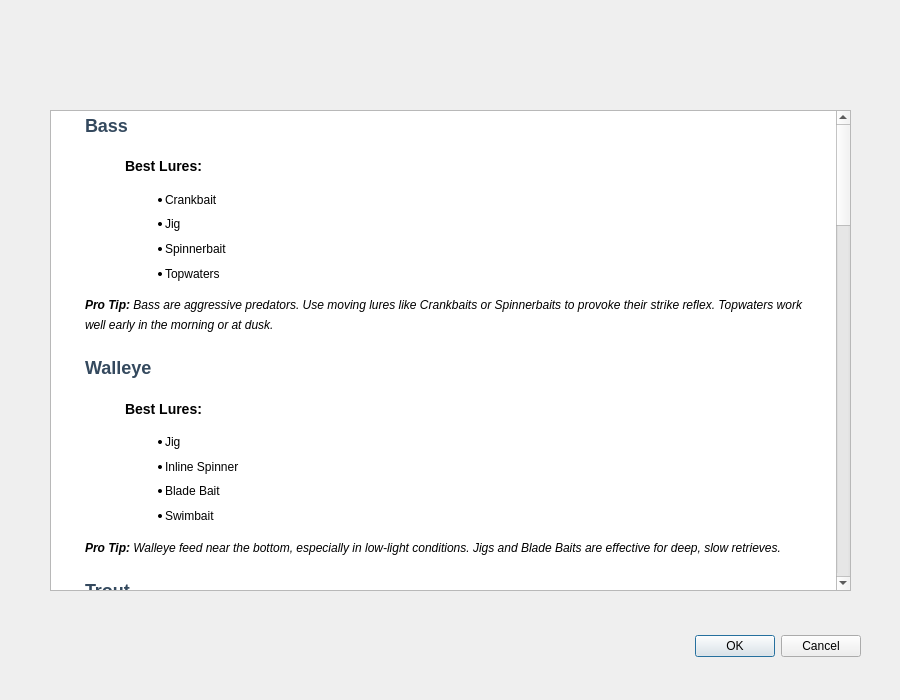
<?xml version="1.0" encoding="UTF-8"?>
<ui version="4.0">
 <class>HelpDialog</class>
 <widget class="QDialog" name="HelpDialog">
  <property name="geometry">
   <rect>
    <x>0</x>
    <y>0</y>
    <width>900</width>
    <height>700</height>
   </rect>
  </property>
  <property name="windowTitle">
   <string>Dialog</string>
  </property>
  <widget class="QDialogButtonBox" name="buttonBox">
   <property name="geometry">
    <rect>
     <x>520</x>
     <y>630</y>
     <width>341</width>
     <height>32</height>
    </rect>
   </property>
   <property name="orientation">
    <enum>Qt::Orientation::Horizontal</enum>
   </property>
   <property name="standardButtons">
    <set>QDialogButtonBox::StandardButton::Cancel|QDialogButtonBox::StandardButton::Ok</set>
   </property>
  </widget>
  <widget class="QTextEdit" name="textEdit">
   <property name="geometry">
    <rect>
     <x>50</x>
     <y>110</y>
     <width>801</width>
     <height>481</height>
    </rect>
   </property>
   <property name="html">
    <string>&lt;!DOCTYPE HTML PUBLIC &quot;-//W3C//DTD HTML 4.0//EN&quot; &quot;http://www.w3.org/TR/REC-html40/strict.dtd&quot;&gt;
&lt;html&gt;&lt;head&gt;&lt;meta name=&quot;qrichtext&quot; content=&quot;1&quot; /&gt;&lt;meta charset=&quot;utf-8&quot; /&gt;&lt;style type=&quot;text/css&quot;&gt;
p, li { white-space: pre-wrap; }
hr { height: 1px; border-width: 0; }
li.unchecked::marker { content: &quot;\2610&quot;; }
li.checked::marker { content: &quot;\2612&quot;; }
&lt;/style&gt;&lt;/head&gt;&lt;body style=&quot; font-family:'Segoe UI'; font-size:9pt; font-weight:400; font-style:normal;&quot;&gt;
&lt;h2 style=&quot; margin-top:20px; margin-bottom:12px; margin-left:30px; margin-right:20px; -qt-block-indent:0; text-indent:0px; line-height:140%;&quot;&gt;&lt;span style=&quot; font-family:'Arial','sans-serif'; font-size:x-large; font-weight:700; color:#34495e;&quot;&gt;Bass&lt;/span&gt;&lt;span style=&quot; font-family:'Arial','sans-serif'; font-size:x-large; font-weight:700;&quot;&gt; &lt;/span&gt;&lt;/h2&gt;
&lt;h3 style=&quot; margin-top:14px; margin-bottom:12px; margin-left:70px; margin-right:20px; -qt-block-indent:0; text-indent:0px; line-height:140%;&quot;&gt;&lt;span style=&quot; font-family:'Arial','sans-serif'; font-size:large; font-weight:700;&quot;&gt;Best Lures: &lt;/span&gt;&lt;/h3&gt;
&lt;ul style=&quot;margin-top: 0px; margin-bottom: 0px; margin-left: 0px; margin-right: 0px; -qt-list-indent: 1;&quot;&gt;
&lt;li style=&quot; font-family:'Arial','sans-serif';&quot; style=&quot; margin-top:12px; margin-bottom:5px; margin-left:70px; margin-right:20px; -qt-block-indent:0; text-indent:0px; line-height:140%;&quot;&gt;Crankbait &lt;/li&gt;
&lt;li style=&quot; font-family:'Arial','sans-serif';&quot; style=&quot; margin-top:5px; margin-bottom:5px; margin-left:70px; margin-right:20px; -qt-block-indent:0; text-indent:0px; line-height:140%;&quot;&gt;Jig &lt;/li&gt;
&lt;li style=&quot; font-family:'Arial','sans-serif';&quot; style=&quot; margin-top:5px; margin-bottom:5px; margin-left:70px; margin-right:20px; -qt-block-indent:0; text-indent:0px; line-height:140%;&quot;&gt;Spinnerbait &lt;/li&gt;
&lt;li style=&quot; font-family:'Arial','sans-serif';&quot; style=&quot; margin-top:5px; margin-bottom:12px; margin-left:70px; margin-right:20px; -qt-block-indent:0; text-indent:0px; line-height:140%;&quot;&gt;Topwaters &lt;/li&gt;&lt;/ul&gt;
&lt;p style=&quot; margin-top:5px; margin-bottom:12px; margin-left:30px; margin-right:20px; -qt-block-indent:0; text-indent:0px; line-height:140%;&quot;&gt;&lt;span style=&quot; font-family:'Arial','sans-serif'; font-weight:700; font-style:italic;&quot;&gt;Pro Tip:&lt;/span&gt;&lt;span style=&quot; font-family:'Arial','sans-serif'; font-style:italic;&quot;&gt; Bass are aggressive predators. Use moving lures like Crankbaits or Spinnerbaits to provoke their strike reflex. Topwaters work well early in the morning or at dusk.&lt;/span&gt;&lt;span style=&quot; font-family:'Arial','sans-serif';&quot;&gt; &lt;/span&gt;&lt;/p&gt;
&lt;h2 style=&quot; margin-top:20px; margin-bottom:12px; margin-left:30px; margin-right:20px; -qt-block-indent:0; text-indent:0px; line-height:140%;&quot;&gt;&lt;span style=&quot; font-family:'Arial','sans-serif'; font-size:x-large; font-weight:700; color:#34495e;&quot;&gt;Walleye&lt;/span&gt;&lt;span style=&quot; font-family:'Arial','sans-serif'; font-size:x-large; font-weight:700;&quot;&gt; &lt;/span&gt;&lt;/h2&gt;
&lt;h3 style=&quot; margin-top:14px; margin-bottom:12px; margin-left:70px; margin-right:20px; -qt-block-indent:0; text-indent:0px; line-height:140%;&quot;&gt;&lt;span style=&quot; font-family:'Arial','sans-serif'; font-size:large; font-weight:700;&quot;&gt;Best Lures: &lt;/span&gt;&lt;/h3&gt;
&lt;ul style=&quot;margin-top: 0px; margin-bottom: 0px; margin-left: 0px; margin-right: 0px; -qt-list-indent: 1;&quot;&gt;
&lt;li style=&quot; font-family:'Arial','sans-serif';&quot; style=&quot; margin-top:12px; margin-bottom:5px; margin-left:70px; margin-right:20px; -qt-block-indent:0; text-indent:0px; line-height:140%;&quot;&gt;Jig &lt;/li&gt;
&lt;li style=&quot; font-family:'Arial','sans-serif';&quot; style=&quot; margin-top:5px; margin-bottom:5px; margin-left:70px; margin-right:20px; -qt-block-indent:0; text-indent:0px; line-height:140%;&quot;&gt;Inline Spinner &lt;/li&gt;
&lt;li style=&quot; font-family:'Arial','sans-serif';&quot; style=&quot; margin-top:5px; margin-bottom:5px; margin-left:70px; margin-right:20px; -qt-block-indent:0; text-indent:0px; line-height:140%;&quot;&gt;Blade Bait &lt;/li&gt;
&lt;li style=&quot; font-family:'Arial','sans-serif';&quot; style=&quot; margin-top:5px; margin-bottom:12px; margin-left:70px; margin-right:20px; -qt-block-indent:0; text-indent:0px; line-height:140%;&quot;&gt;Swimbait &lt;/li&gt;&lt;/ul&gt;
&lt;p style=&quot; margin-top:5px; margin-bottom:12px; margin-left:30px; margin-right:20px; -qt-block-indent:0; text-indent:0px; line-height:140%;&quot;&gt;&lt;span style=&quot; font-family:'Arial','sans-serif'; font-weight:700; font-style:italic;&quot;&gt;Pro Tip:&lt;/span&gt;&lt;span style=&quot; font-family:'Arial','sans-serif'; font-style:italic;&quot;&gt; Walleye feed near the bottom, especially in low-light conditions. Jigs and Blade Baits are effective for deep, slow retrieves.&lt;/span&gt;&lt;span style=&quot; font-family:'Arial','sans-serif';&quot;&gt; &lt;/span&gt;&lt;/p&gt;
&lt;h2 style=&quot; margin-top:20px; margin-bottom:12px; margin-left:30px; margin-right:20px; -qt-block-indent:0; text-indent:0px; line-height:140%;&quot;&gt;&lt;span style=&quot; font-family:'Arial','sans-serif'; font-size:x-large; font-weight:700; color:#34495e;&quot;&gt;Trout&lt;/span&gt;&lt;span style=&quot; font-family:'Arial','sans-serif'; font-size:x-large; font-weight:700;&quot;&gt; &lt;/span&gt;&lt;/h2&gt;
&lt;h3 style=&quot; margin-top:14px; margin-bottom:12px; margin-left:70px; margin-right:20px; -qt-block-indent:0; text-indent:0px; line-height:140%;&quot;&gt;&lt;span style=&quot; font-family:'Arial','sans-serif'; font-size:large; font-weight:700;&quot;&gt;Best Lures: &lt;/span&gt;&lt;/h3&gt;
&lt;ul style=&quot;margin-top: 0px; margin-bottom: 0px; margin-left: 0px; margin-right: 0px; -qt-list-indent: 1;&quot;&gt;
&lt;li style=&quot; font-family:'Arial','sans-serif';&quot; style=&quot; margin-top:12px; margin-bottom:5px; margin-left:70px; margin-right:20px; -qt-block-indent:0; text-indent:0px; line-height:140%;&quot;&gt;Fly &lt;/li&gt;
&lt;li style=&quot; font-family:'Arial','sans-serif';&quot; style=&quot; margin-top:5px; margin-bottom:5px; margin-left:70px; margin-right:20px; -qt-block-indent:0; text-indent:0px; line-height:140%;&quot;&gt;Inline Spinner &lt;/li&gt;
&lt;li style=&quot; font-family:'Arial','sans-serif';&quot; style=&quot; margin-top:5px; margin-bottom:12px; margin-left:70px; margin-right:20px; -qt-block-indent:0; text-indent:0px; line-height:140%;&quot;&gt;Soft Plastic Bait &lt;/li&gt;&lt;/ul&gt;
&lt;p style=&quot; margin-top:5px; margin-bottom:12px; margin-left:30px; margin-right:20px; -qt-block-indent:0; text-indent:0px; line-height:140%;&quot;&gt;&lt;span style=&quot; font-family:'Arial','sans-serif'; font-weight:700; font-style:italic;&quot;&gt;Pro Tip:&lt;/span&gt;&lt;span style=&quot; font-family:'Arial','sans-serif'; font-style:italic;&quot;&gt; Trout prefer lures that mimic insects or small prey. Flies work well in streams, while Inline Spinners are effective in deeper pools.&lt;/span&gt;&lt;span style=&quot; font-family:'Arial','sans-serif';&quot;&gt; &lt;/span&gt;&lt;/p&gt;
&lt;h2 style=&quot; margin-top:20px; margin-bottom:12px; margin-left:30px; margin-right:20px; -qt-block-indent:0; text-indent:0px; line-height:140%;&quot;&gt;&lt;span style=&quot; font-family:'Arial','sans-serif'; font-size:x-large; font-weight:700; color:#34495e;&quot;&gt;Northern Pike&lt;/span&gt;&lt;span style=&quot; font-family:'Arial','sans-serif'; font-size:x-large; font-weight:700;&quot;&gt; &lt;/span&gt;&lt;/h2&gt;
&lt;h3 style=&quot; margin-top:14px; margin-bottom:12px; margin-left:70px; margin-right:20px; -qt-block-indent:0; text-indent:0px; line-height:140%;&quot;&gt;&lt;span style=&quot; font-family:'Arial','sans-serif'; font-size:large; font-weight:700;&quot;&gt;Best Lures: &lt;/span&gt;&lt;/h3&gt;
&lt;ul style=&quot;margin-top: 0px; margin-bottom: 0px; margin-left: 0px; margin-right: 0px; -qt-list-indent: 1;&quot;&gt;
&lt;li style=&quot; font-family:'Arial','sans-serif';&quot; style=&quot; margin-top:12px; margin-bottom:5px; margin-left:70px; margin-right:20px; -qt-block-indent:0; text-indent:0px; line-height:140%;&quot;&gt;Spoon &lt;/li&gt;
&lt;li style=&quot; font-family:'Arial','sans-serif';&quot; style=&quot; margin-top:5px; margin-bottom:5px; margin-left:70px; margin-right:20px; -qt-block-indent:0; text-indent:0px; line-height:140%;&quot;&gt;Spinnerbait &lt;/li&gt;
&lt;li style=&quot; font-family:'Arial','sans-serif';&quot; style=&quot; margin-top:5px; margin-bottom:12px; margin-left:70px; margin-right:20px; -qt-block-indent:0; text-indent:0px; line-height:140%;&quot;&gt;Swimbait &lt;/li&gt;&lt;/ul&gt;
&lt;p style=&quot; margin-top:5px; margin-bottom:12px; margin-left:30px; margin-right:20px; -qt-block-indent:0; text-indent:0px; line-height:140%;&quot;&gt;&lt;span style=&quot; font-family:'Arial','sans-serif'; font-weight:700; font-style:italic;&quot;&gt;Pro Tip:&lt;/span&gt;&lt;span style=&quot; font-family:'Arial','sans-serif'; font-style:italic;&quot;&gt; Northern Pike are ambush predators. Use flashy lures like Spoons to attract their attention in weedy or open water.&lt;/span&gt;&lt;span style=&quot; font-family:'Arial','sans-serif';&quot;&gt; &lt;/span&gt;&lt;/p&gt;
&lt;h2 style=&quot; margin-top:20px; margin-bottom:12px; margin-left:30px; margin-right:20px; -qt-block-indent:0; text-indent:0px; line-height:140%;&quot;&gt;&lt;span style=&quot; font-family:'Arial','sans-serif'; font-size:x-large; font-weight:700; color:#34495e;&quot;&gt;Muskie&lt;/span&gt;&lt;span style=&quot; font-family:'Arial','sans-serif'; font-size:x-large; font-weight:700;&quot;&gt; &lt;/span&gt;&lt;/h2&gt;
&lt;h3 style=&quot; margin-top:14px; margin-bottom:12px; margin-left:70px; margin-right:20px; -qt-block-indent:0; text-indent:0px; line-height:140%;&quot;&gt;&lt;span style=&quot; font-family:'Arial','sans-serif'; font-size:large; font-weight:700;&quot;&gt;Best Lures: &lt;/span&gt;&lt;/h3&gt;
&lt;ul style=&quot;margin-top: 0px; margin-bottom: 0px; margin-left: 0px; margin-right: 0px; -qt-list-indent: 1;&quot;&gt;
&lt;li style=&quot; font-family:'Arial','sans-serif';&quot; style=&quot; margin-top:12px; margin-bottom:5px; margin-left:70px; margin-right:20px; -qt-block-indent:0; text-indent:0px; line-height:140%;&quot;&gt;Crankbait &lt;/li&gt;
&lt;li style=&quot; font-family:'Arial','sans-serif';&quot; style=&quot; margin-top:5px; margin-bottom:5px; margin-left:70px; margin-right:20px; -qt-block-indent:0; text-indent:0px; line-height:140%;&quot;&gt;Topwaters &lt;/li&gt;
&lt;li style=&quot; font-family:'Arial','sans-serif';&quot; style=&quot; margin-top:5px; margin-bottom:12px; margin-left:70px; margin-right:20px; -qt-block-indent:0; text-indent:0px; line-height:140%;&quot;&gt;Inline Spinner &lt;/li&gt;&lt;/ul&gt;
&lt;p style=&quot; margin-top:5px; margin-bottom:12px; margin-left:30px; margin-right:20px; -qt-block-indent:0; text-indent:0px; line-height:140%;&quot;&gt;&lt;span style=&quot; font-family:'Arial','sans-serif'; font-weight:700; font-style:italic;&quot;&gt;Pro Tip:&lt;/span&gt;&lt;span style=&quot; font-family:'Arial','sans-serif'; font-style:italic;&quot;&gt; Muskies are elusive and prefer large, flashy lures. Slow retrieves with erratic action are key to triggering a bite.&lt;/span&gt;&lt;span style=&quot; font-family:'Arial','sans-serif';&quot;&gt; &lt;/span&gt;&lt;/p&gt;
&lt;h2 style=&quot; margin-top:20px; margin-bottom:12px; margin-left:30px; margin-right:20px; -qt-block-indent:0; text-indent:0px; line-height:140%;&quot;&gt;&lt;span style=&quot; font-family:'Arial','sans-serif'; font-size:x-large; font-weight:700; color:#34495e;&quot;&gt;Crappie&lt;/span&gt;&lt;span style=&quot; font-family:'Arial','sans-serif'; font-size:x-large; font-weight:700;&quot;&gt; &lt;/span&gt;&lt;/h2&gt;
&lt;h3 style=&quot; margin-top:14px; margin-bottom:12px; margin-left:70px; margin-right:20px; -qt-block-indent:0; text-indent:0px; line-height:140%;&quot;&gt;&lt;span style=&quot; font-family:'Arial','sans-serif'; font-size:large; font-weight:700;&quot;&gt;Best Lures: &lt;/span&gt;&lt;/h3&gt;
&lt;ul style=&quot;margin-top: 0px; margin-bottom: 0px; margin-left: 0px; margin-right: 0px; -qt-list-indent: 1;&quot;&gt;
&lt;li style=&quot; font-family:'Arial','sans-serif';&quot; style=&quot; margin-top:12px; margin-bottom:5px; margin-left:70px; margin-right:20px; -qt-block-indent:0; text-indent:0px; line-height:140%;&quot;&gt;Jig &lt;/li&gt;
&lt;li style=&quot; font-family:'Arial','sans-serif';&quot; style=&quot; margin-top:5px; margin-bottom:5px; margin-left:70px; margin-right:20px; -qt-block-indent:0; text-indent:0px; line-height:140%;&quot;&gt;Soft Plastic Bait &lt;/li&gt;
&lt;li style=&quot; font-family:'Arial','sans-serif';&quot; style=&quot; margin-top:5px; margin-bottom:12px; margin-left:70px; margin-right:20px; -qt-block-indent:0; text-indent:0px; line-height:140%;&quot;&gt;Inline Spinner &lt;/li&gt;&lt;/ul&gt;
&lt;p style=&quot; margin-top:5px; margin-bottom:12px; margin-left:30px; margin-right:20px; -qt-block-indent:0; text-indent:0px; line-height:140%;&quot;&gt;&lt;span style=&quot; font-family:'Arial','sans-serif'; font-weight:700; font-style:italic;&quot;&gt;Pro Tip:&lt;/span&gt;&lt;span style=&quot; font-family:'Arial','sans-serif'; font-style:italic;&quot;&gt; Crappie often school near structures. Use Jigs or Soft Plastics for vertical jigging or slow retrieves.&lt;/span&gt;&lt;span style=&quot; font-family:'Arial','sans-serif';&quot;&gt; &lt;/span&gt;&lt;/p&gt;
&lt;h2 style=&quot; margin-top:20px; margin-bottom:12px; margin-left:30px; margin-right:20px; -qt-block-indent:0; text-indent:0px; line-height:140%;&quot;&gt;&lt;span style=&quot; font-family:'Arial','sans-serif'; font-size:x-large; font-weight:700; color:#34495e;&quot;&gt;Yellow Perch&lt;/span&gt;&lt;span style=&quot; font-family:'Arial','sans-serif'; font-size:x-large; font-weight:700;&quot;&gt; &lt;/span&gt;&lt;/h2&gt;
&lt;h3 style=&quot; margin-top:14px; margin-bottom:12px; margin-left:70px; margin-right:20px; -qt-block-indent:0; text-indent:0px; line-height:140%;&quot;&gt;&lt;span style=&quot; font-family:'Arial','sans-serif'; font-size:large; font-weight:700;&quot;&gt;Best Lures: &lt;/span&gt;&lt;/h3&gt;
&lt;ul style=&quot;margin-top: 0px; margin-bottom: 0px; margin-left: 0px; margin-right: 0px; -qt-list-indent: 1;&quot;&gt;
&lt;li style=&quot; font-family:'Arial','sans-serif';&quot; style=&quot; margin-top:12px; margin-bottom:5px; margin-left:70px; margin-right:20px; -qt-block-indent:0; text-indent:0px; line-height:140%;&quot;&gt;Jig &lt;/li&gt;
&lt;li style=&quot; font-family:'Arial','sans-serif';&quot; style=&quot; margin-top:5px; margin-bottom:5px; margin-left:70px; margin-right:20px; -qt-block-indent:0; text-indent:0px; line-height:140%;&quot;&gt;Blade Bait &lt;/li&gt;
&lt;li style=&quot; font-family:'Arial','sans-serif';&quot; style=&quot; margin-top:5px; margin-bottom:12px; margin-left:70px; margin-right:20px; -qt-block-indent:0; text-indent:0px; line-height:140%;&quot;&gt;Soft Plastic Bait &lt;/li&gt;&lt;/ul&gt;
&lt;p style=&quot; margin-top:5px; margin-bottom:12px; margin-left:30px; margin-right:20px; -qt-block-indent:0; text-indent:0px; line-height:140%;&quot;&gt;&lt;span style=&quot; font-family:'Arial','sans-serif'; font-weight:700; font-style:italic;&quot;&gt;Pro Tip:&lt;/span&gt;&lt;span style=&quot; font-family:'Arial','sans-serif'; font-style:italic;&quot;&gt; Yellow Perch are bottom-dwelling fish. Use Jigs tipped with worms or Soft Plastics for the best results.&lt;/span&gt;&lt;span style=&quot; font-family:'Arial','sans-serif';&quot;&gt; &lt;/span&gt;&lt;/p&gt;
&lt;h2 style=&quot; margin-top:20px; margin-bottom:12px; margin-left:30px; margin-right:20px; -qt-block-indent:0; text-indent:0px; line-height:140%;&quot;&gt;&lt;span style=&quot; font-family:'Arial','sans-serif'; font-size:x-large; font-weight:700; color:#34495e;&quot;&gt;Panfish (Bluegill and Sunfish)&lt;/span&gt;&lt;span style=&quot; font-family:'Arial','sans-serif'; font-size:x-large; font-weight:700;&quot;&gt; &lt;/span&gt;&lt;/h2&gt;
&lt;h3 style=&quot; margin-top:14px; margin-bottom:12px; margin-left:70px; margin-right:20px; -qt-block-indent:0; text-indent:0px; line-height:140%;&quot;&gt;&lt;span style=&quot; font-family:'Arial','sans-serif'; font-size:large; font-weight:700;&quot;&gt;Best Lures: &lt;/span&gt;&lt;/h3&gt;
&lt;ul style=&quot;margin-top: 0px; margin-bottom: 0px; margin-left: 0px; margin-right: 0px; -qt-list-indent: 1;&quot;&gt;
&lt;li style=&quot; font-family:'Arial','sans-serif';&quot; style=&quot; margin-top:12px; margin-bottom:5px; margin-left:70px; margin-right:20px; -qt-block-indent:0; text-indent:0px; line-height:140%;&quot;&gt;Jig &lt;/li&gt;
&lt;li style=&quot; font-family:'Arial','sans-serif';&quot; style=&quot; margin-top:5px; margin-bottom:12px; margin-left:70px; margin-right:20px; -qt-block-indent:0; text-indent:0px; line-height:140%;&quot;&gt;Soft Plastic Bait &lt;/li&gt;&lt;/ul&gt;
&lt;p style=&quot; margin-top:5px; margin-bottom:12px; margin-left:30px; margin-right:20px; -qt-block-indent:0; text-indent:0px; line-height:140%;&quot;&gt;&lt;span style=&quot; font-family:'Arial','sans-serif'; font-weight:700; font-style:italic;&quot;&gt;Pro Tip:&lt;/span&gt;&lt;span style=&quot; font-family:'Arial','sans-serif'; font-style:italic;&quot;&gt; Panfish are small and often close to the surface. Tiny Jigs or Soft Plastics are effective for catching these fish.&lt;/span&gt;&lt;span style=&quot; font-family:'Arial','sans-serif';&quot;&gt; &lt;/span&gt;&lt;/p&gt;
&lt;h2 style=&quot; margin-top:20px; margin-bottom:12px; margin-left:30px; margin-right:20px; -qt-block-indent:0; text-indent:0px; line-height:140%;&quot;&gt;&lt;span style=&quot; font-family:'Arial','sans-serif'; font-size:x-large; font-weight:700; color:#34495e;&quot;&gt;White Bass&lt;/span&gt;&lt;span style=&quot; font-family:'Arial','sans-serif'; font-size:x-large; font-weight:700;&quot;&gt; &lt;/span&gt;&lt;/h2&gt;
&lt;h3 style=&quot; margin-top:14px; margin-bottom:12px; margin-left:70px; margin-right:20px; -qt-block-indent:0; text-indent:0px; line-height:140%;&quot;&gt;&lt;span style=&quot; font-family:'Arial','sans-serif'; font-size:large; font-weight:700;&quot;&gt;Best Lures: &lt;/span&gt;&lt;/h3&gt;
&lt;ul style=&quot;margin-top: 0px; margin-bottom: 0px; margin-left: 0px; margin-right: 0px; -qt-list-indent: 1;&quot;&gt;
&lt;li style=&quot; font-family:'Arial','sans-serif';&quot; style=&quot; margin-top:12px; margin-bottom:5px; margin-left:70px; margin-right:20px; -qt-block-indent:0; text-indent:0px; line-height:140%;&quot;&gt;Jig &lt;/li&gt;
&lt;li style=&quot; font-family:'Arial','sans-serif';&quot; style=&quot; margin-top:5px; margin-bottom:12px; margin-left:70px; margin-right:20px; -qt-block-indent:0; text-indent:0px; line-height:140%;&quot;&gt;Soft Plastic Bait &lt;/li&gt;&lt;/ul&gt;
&lt;p style=&quot; margin-top:5px; margin-bottom:12px; margin-left:30px; margin-right:20px; -qt-block-indent:0; text-indent:0px; line-height:140%;&quot;&gt;&lt;span style=&quot; font-family:'Arial','sans-serif'; font-weight:700; font-style:italic;&quot;&gt;Pro Tip:&lt;/span&gt;&lt;span style=&quot; font-family:'Arial','sans-serif'; font-style:italic;&quot;&gt; White Bass are aggressive and feed in schools. Fast-moving Jigs and Plastics are great for mimicking baitfish.&lt;/span&gt;&lt;span style=&quot; font-family:'Arial','sans-serif';&quot;&gt; &lt;/span&gt;&lt;/p&gt;
&lt;h2 style=&quot; margin-top:20px; margin-bottom:12px; margin-left:30px; margin-right:20px; -qt-block-indent:0; text-indent:0px; line-height:140%;&quot;&gt;&lt;span style=&quot; font-family:'Arial','sans-serif'; font-size:x-large; font-weight:700; color:#34495e;&quot;&gt;Stripers (Striped Bass)&lt;/span&gt;&lt;span style=&quot; font-family:'Arial','sans-serif'; font-size:x-large; font-weight:700;&quot;&gt; &lt;/span&gt;&lt;/h2&gt;
&lt;h3 style=&quot; margin-top:14px; margin-bottom:12px; margin-left:70px; margin-right:20px; -qt-block-indent:0; text-indent:0px; line-height:140%;&quot;&gt;&lt;span style=&quot; font-family:'Arial','sans-serif'; font-size:large; font-weight:700;&quot;&gt;Best Lures: &lt;/span&gt;&lt;/h3&gt;
&lt;ul style=&quot;margin-top: 0px; margin-bottom: 0px; margin-left: 0px; margin-right: 0px; -qt-list-indent: 1;&quot;&gt;
&lt;li style=&quot; font-family:'Arial','sans-serif';&quot; style=&quot; margin-top:12px; margin-bottom:5px; margin-left:70px; margin-right:20px; -qt-block-indent:0; text-indent:0px; line-height:140%;&quot;&gt;Crankbait &lt;/li&gt;
&lt;li style=&quot; font-family:'Arial','sans-serif';&quot; style=&quot; margin-top:5px; margin-bottom:5px; margin-left:70px; margin-right:20px; -qt-block-indent:0; text-indent:0px; line-height:140%;&quot;&gt;Swimbait &lt;/li&gt;
&lt;li style=&quot; font-family:'Arial','sans-serif';&quot; style=&quot; margin-top:5px; margin-bottom:12px; margin-left:70px; margin-right:20px; -qt-block-indent:0; text-indent:0px; line-height:140%;&quot;&gt;Spoon &lt;/li&gt;&lt;/ul&gt;
&lt;p style=&quot; margin-top:5px; margin-bottom:12px; margin-left:30px; margin-right:20px; -qt-block-indent:0; text-indent:0px; line-height:140%;&quot;&gt;&lt;span style=&quot; font-family:'Arial','sans-serif'; font-weight:700; font-style:italic;&quot;&gt;Pro Tip:&lt;/span&gt;&lt;span style=&quot; font-family:'Arial','sans-serif'; font-style:italic;&quot;&gt; Stripers are powerful fish. Use large, fast-moving lures like Swimbaits or Spoons to attract their attention.&lt;/span&gt;&lt;span style=&quot; font-family:'Arial','sans-serif';&quot;&gt; &lt;/span&gt;&lt;/p&gt;
&lt;h2 style=&quot; margin-top:20px; margin-bottom:12px; margin-left:30px; margin-right:20px; -qt-block-indent:0; text-indent:0px; line-height:140%;&quot;&gt;&lt;span style=&quot; font-family:'Arial','sans-serif'; font-size:x-large; font-weight:700; color:#34495e;&quot;&gt;Salmon&lt;/span&gt;&lt;span style=&quot; font-family:'Arial','sans-serif'; font-size:x-large; font-weight:700;&quot;&gt; &lt;/span&gt;&lt;/h2&gt;
&lt;h3 style=&quot; margin-top:14px; margin-bottom:12px; margin-left:70px; margin-right:20px; -qt-block-indent:0; text-indent:0px; line-height:140%;&quot;&gt;&lt;span style=&quot; font-family:'Arial','sans-serif'; font-size:large; font-weight:700;&quot;&gt;Best Lures: &lt;/span&gt;&lt;/h3&gt;
&lt;ul style=&quot;margin-top: 0px; margin-bottom: 0px; margin-left: 0px; margin-right: 0px; -qt-list-indent: 1;&quot;&gt;
&lt;li style=&quot; font-family:'Arial','sans-serif';&quot; style=&quot; margin-top:12px; margin-bottom:5px; margin-left:70px; margin-right:20px; -qt-block-indent:0; text-indent:0px; line-height:140%;&quot;&gt;Spoon &lt;/li&gt;
&lt;li style=&quot; font-family:'Arial','sans-serif';&quot; style=&quot; margin-top:5px; margin-bottom:5px; margin-left:70px; margin-right:20px; -qt-block-indent:0; text-indent:0px; line-height:140%;&quot;&gt;Fly &lt;/li&gt;
&lt;li style=&quot; font-family:'Arial','sans-serif';&quot; style=&quot; margin-top:5px; margin-bottom:12px; margin-left:70px; margin-right:20px; -qt-block-indent:0; text-indent:0px; line-height:140%;&quot;&gt;Crankbait &lt;/li&gt;&lt;/ul&gt;
&lt;p style=&quot; margin-top:5px; margin-bottom:12px; margin-left:30px; margin-right:20px; -qt-block-indent:0; text-indent:0px; line-height:140%;&quot;&gt;&lt;span style=&quot; font-family:'Arial','sans-serif'; font-weight:700; font-style:italic;&quot;&gt;Pro Tip:&lt;/span&gt;&lt;span style=&quot; font-family:'Arial','sans-serif'; font-style:italic;&quot;&gt; Salmon are migratory and respond well to shiny or natural-looking lures, especially during their spawning run.&lt;/span&gt;&lt;span style=&quot; font-family:'Arial','sans-serif';&quot;&gt; &lt;/span&gt;&lt;/p&gt;
&lt;h2 style=&quot; margin-top:20px; margin-bottom:12px; margin-left:30px; margin-right:20px; -qt-block-indent:0; text-indent:0px; line-height:140%;&quot;&gt;&lt;span style=&quot; font-family:'Arial','sans-serif'; font-size:x-large; font-weight:700; color:#34495e;&quot;&gt;Steelhead&lt;/span&gt;&lt;span style=&quot; font-family:'Arial','sans-serif'; font-size:x-large; font-weight:700;&quot;&gt; &lt;/span&gt;&lt;/h2&gt;
&lt;h3 style=&quot; margin-top:14px; margin-bottom:12px; margin-left:70px; margin-right:20px; -qt-block-indent:0; text-indent:0px; line-height:140%;&quot;&gt;&lt;span style=&quot; font-family:'Arial','sans-serif'; font-size:large; font-weight:700;&quot;&gt;Best Lures: &lt;/span&gt;&lt;/h3&gt;
&lt;ul style=&quot;margin-top: 0px; margin-bottom: 0px; margin-left: 0px; margin-right: 0px; -qt-list-indent: 1;&quot;&gt;
&lt;li style=&quot; font-family:'Arial','sans-serif';&quot; style=&quot; margin-top:12px; margin-bottom:5px; margin-left:70px; margin-right:20px; -qt-block-indent:0; text-indent:0px; line-height:140%;&quot;&gt;Fly &lt;/li&gt;
&lt;li style=&quot; font-family:'Arial','sans-serif';&quot; style=&quot; margin-top:5px; margin-bottom:5px; margin-left:70px; margin-right:20px; -qt-block-indent:0; text-indent:0px; line-height:140%;&quot;&gt;Spoon &lt;/li&gt;
&lt;li style=&quot; font-family:'Arial','sans-serif';&quot; style=&quot; margin-top:5px; margin-bottom:12px; margin-left:70px; margin-right:20px; -qt-block-indent:0; text-indent:0px; line-height:140%;&quot;&gt;Crankbait &lt;/li&gt;&lt;/ul&gt;
&lt;p style=&quot; margin-top:5px; margin-bottom:12px; margin-left:30px; margin-right:20px; -qt-block-indent:0; text-indent:0px; line-height:140%;&quot;&gt;&lt;span style=&quot; font-family:'Arial','sans-serif'; font-weight:700; font-style:italic;&quot;&gt;Pro Tip:&lt;/span&gt;&lt;span style=&quot; font-family:'Arial','sans-serif'; font-style:italic;&quot;&gt; Steelhead are highly active fish. Use bright, flashy lures or flies to entice them in rivers or streams.&lt;/span&gt;&lt;span style=&quot; font-family:'Arial','sans-serif';&quot;&gt; &lt;/span&gt;&lt;/p&gt;
&lt;h2 style=&quot; margin-top:20px; margin-bottom:12px; margin-left:30px; margin-right:20px; -qt-block-indent:0; text-indent:0px; line-height:140%;&quot;&gt;&lt;span style=&quot; font-family:'Arial','sans-serif'; font-size:x-large; font-weight:700; color:#34495e;&quot;&gt;Kokanee (Sockeye Salmon)&lt;/span&gt;&lt;span style=&quot; font-family:'Arial','sans-serif'; font-size:x-large; font-weight:700;&quot;&gt; &lt;/span&gt;&lt;/h2&gt;
&lt;h3 style=&quot; margin-top:14px; margin-bottom:12px; margin-left:70px; margin-right:20px; -qt-block-indent:0; text-indent:0px; line-height:140%;&quot;&gt;&lt;span style=&quot; font-family:'Arial','sans-serif'; font-size:large; font-weight:700;&quot;&gt;Best Lures: &lt;/span&gt;&lt;/h3&gt;
&lt;ul style=&quot;margin-top: 0px; margin-bottom: 0px; margin-left: 0px; margin-right: 0px; -qt-list-indent: 1;&quot;&gt;
&lt;li style=&quot; font-family:'Arial','sans-serif';&quot; style=&quot; margin-top:12px; margin-bottom:12px; margin-left:70px; margin-right:20px; -qt-block-indent:0; text-indent:0px; line-height:140%;&quot;&gt;Spoon &lt;/li&gt;&lt;/ul&gt;
&lt;p style=&quot; margin-top:5px; margin-bottom:12px; margin-left:30px; margin-right:20px; -qt-block-indent:0; text-indent:0px; line-height:140%;&quot;&gt;&lt;span style=&quot; font-family:'Arial','sans-serif'; font-weight:700; font-style:italic;&quot;&gt;Pro Tip:&lt;/span&gt;&lt;span style=&quot; font-family:'Arial','sans-serif'; font-style:italic;&quot;&gt; Kokanee are bottom-oriented fish. Use bright Spoons for trolling at deeper depths.&lt;/span&gt;&lt;span style=&quot; font-family:'Arial','sans-serif';&quot;&gt; &lt;/span&gt;&lt;/p&gt;
&lt;h2 style=&quot; margin-top:20px; margin-bottom:12px; margin-left:30px; margin-right:20px; -qt-block-indent:0; text-indent:0px; line-height:140%;&quot;&gt;&lt;span style=&quot; font-family:'Arial','sans-serif'; font-size:x-large; font-weight:700; color:#34495e;&quot;&gt;Makinaw (Lake Trout)&lt;/span&gt;&lt;span style=&quot; font-family:'Arial','sans-serif'; font-size:x-large; font-weight:700;&quot;&gt; &lt;/span&gt;&lt;/h2&gt;
&lt;h3 style=&quot; margin-top:14px; margin-bottom:12px; margin-left:70px; margin-right:20px; -qt-block-indent:0; text-indent:0px; line-height:140%;&quot;&gt;&lt;span style=&quot; font-family:'Arial','sans-serif'; font-size:large; font-weight:700;&quot;&gt;Best Lures: &lt;/span&gt;&lt;/h3&gt;
&lt;ul style=&quot;margin-top: 0px; margin-bottom: 0px; margin-left: 0px; margin-right: 0px; -qt-list-indent: 1;&quot;&gt;
&lt;li style=&quot; font-family:'Arial','sans-serif';&quot; style=&quot; margin-top:12px; margin-bottom:5px; margin-left:70px; margin-right:20px; -qt-block-indent:0; text-indent:0px; line-height:140%;&quot;&gt;Blade Bait &lt;/li&gt;
&lt;li style=&quot; font-family:'Arial','sans-serif';&quot; style=&quot; margin-top:5px; margin-bottom:12px; margin-left:70px; margin-right:20px; -qt-block-indent:0; text-indent:0px; line-height:140%;&quot;&gt;Fly &lt;/li&gt;&lt;/ul&gt;
&lt;p style=&quot; margin-top:5px; margin-bottom:12px; margin-left:30px; margin-right:20px; -qt-block-indent:0; text-indent:0px; line-height:140%;&quot;&gt;&lt;span style=&quot; font-family:'Arial','sans-serif'; font-weight:700; font-style:italic;&quot;&gt;Pro Tip:&lt;/span&gt;&lt;span style=&quot; font-family:'Arial','sans-serif'; font-style:italic;&quot;&gt; Makinaw stay in cold, deep waters. Heavy Blade Baits are effective for reaching their depth.&lt;/span&gt;&lt;span style=&quot; font-family:'Arial','sans-serif';&quot;&gt; &lt;/span&gt;&lt;/p&gt;&lt;/body&gt;&lt;/html&gt;</string>
   </property>
  </widget>
 </widget>
 <resources/>
 <connections>
  <connection>
   <sender>buttonBox</sender>
   <signal>accepted()</signal>
   <receiver>HelpDialog</receiver>
   <slot>accept()</slot>
   <hints>
    <hint type="sourcelabel">
     <x>248</x>
     <y>254</y>
    </hint>
    <hint type="destinationlabel">
     <x>157</x>
     <y>274</y>
    </hint>
   </hints>
  </connection>
  <connection>
   <sender>buttonBox</sender>
   <signal>rejected()</signal>
   <receiver>HelpDialog</receiver>
   <slot>reject()</slot>
   <hints>
    <hint type="sourcelabel">
     <x>316</x>
     <y>260</y>
    </hint>
    <hint type="destinationlabel">
     <x>286</x>
     <y>274</y>
    </hint>
   </hints>
  </connection>
 </connections>
</ui>
